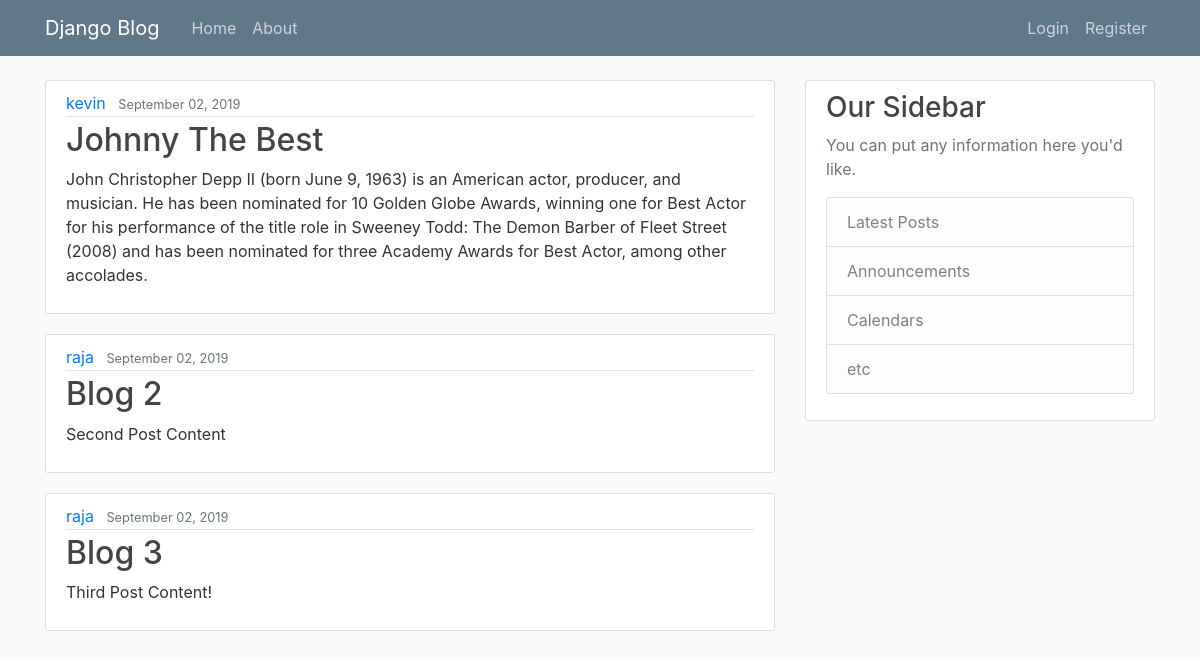
The page / on the database its author committed.
### blog/models.py (models this page shows, shortened)
class Post(models.Model):
    title = models.CharField(max_length = 100)
    content = models.TextField()
    date_posted = models.DateTimeField(default = timezone.now)
    author = models.ForeignKey(User, on_delete = models.CASCADE) # Delete the posts if the user is deleted

### blog/views.py (the view)
# urls.py: path('', views.home, name='blog-home'),
def home(request):
    context = {
        'posts' : Post.objects.all(),
        'title' : 'Home Page'
    }
    return render(request, 'blog/home.html', context)

### blog/templates/blog/home.html
{% extends "blog/base.html" %}
{% block content %}
    {% for post in posts %}
        <article class="media content-section">
            <div class="media-body">
                <div class="article-metadata">
                <a class="mr-2" href="#">{{ post.author }}</a>
                <small class="text-muted">{{ post.date_posted|date:"F d, Y" }}</small>
                </div>
                <h2><a class="article-title" href="#">{{ post.title }}</a></h2>
                <p class="article-content">{{ post.content }}</p>
            </div>
            </article>
    {% endfor %}
{% endblock content %}

### blog/static/blog/main.css (style rules this page uses)
body { background: #fafafa; color: #333333; margin-top: 5rem; }
h1, h2, h3, h4, h5, h6 { color: #444444; }
.content-section { background: #ffffff; padding: 10px 20px; border: 1px solid #dddddd; border-radius: 3px; margin-bottom: 20px; }
.article-title { color: #444444; }
.article-content { white-space: pre-line; }
.article-metadata { padding-bottom: 1px; margin-bottom: 4px; border-bottom: 1px solid #e3e3e3 }

### rows shown on the page
Post: author "kevin", date_posted "September 02, 2019", title "Johnny The Best", content "John Christopher Depp II (born June 9, 1963) is an American actor, producer, and musician. He has been nominated for 10 Golden Globe Awards, winning one for Best Actor for his performance of the title role in Sweeney Todd: The Demon Barber of Fleet Street (2008) and has been nominated for three Academy Awards for Best Actor, among other accolades."
Post: author "raja", date_posted "September 02, 2019", title "Blog 2", content "Second Post Content"
Post: author "raja", date_posted "September 02, 2019", title "Blog 3", content "Third Post Content!"
